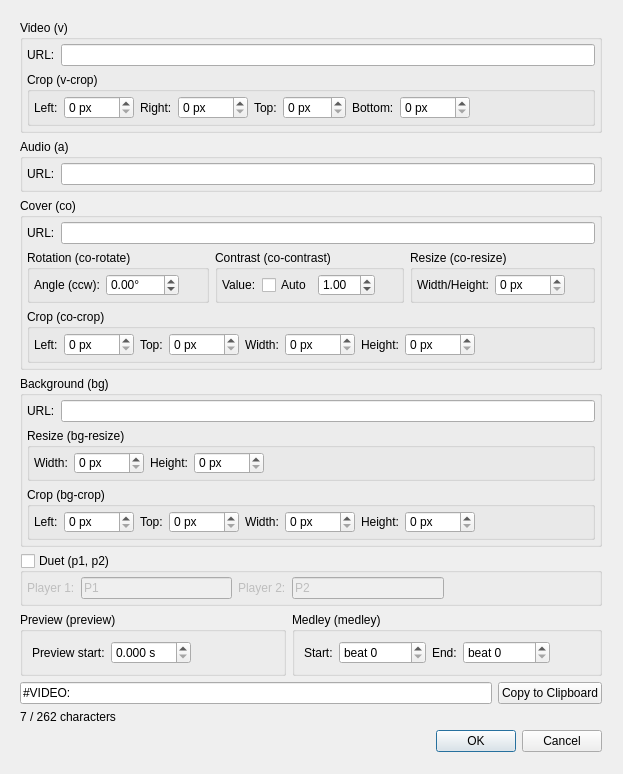
<?xml version="1.0" encoding="UTF-8"?>
<ui version="4.0">
 <class>Dialog</class>
 <widget class="QDialog" name="Dialog">
  <property name="geometry">
   <rect>
    <x>0</x>
    <y>0</y>
    <width>623</width>
    <height>774</height>
   </rect>
  </property>
  <property name="sizePolicy">
   <sizepolicy hsizetype="Preferred" vsizetype="Preferred">
    <horstretch>0</horstretch>
    <verstretch>0</verstretch>
   </sizepolicy>
  </property>
  <property name="minimumSize">
   <size>
    <width>0</width>
    <height>0</height>
   </size>
  </property>
  <property name="windowTitle">
   <string>Meta Tags</string>
  </property>
  <layout class="QVBoxLayout" name="verticalLayout">
   <item>
    <widget class="QScrollArea" name="scrollArea">
     <property name="sizePolicy">
      <sizepolicy hsizetype="Minimum" vsizetype="Minimum">
       <horstretch>0</horstretch>
       <verstretch>0</verstretch>
      </sizepolicy>
     </property>
     <property name="frameShape">
      <enum>QFrame::NoFrame</enum>
     </property>
     <property name="frameShadow">
      <enum>QFrame::Plain</enum>
     </property>
     <property name="lineWidth">
      <number>0</number>
     </property>
     <property name="horizontalScrollBarPolicy">
      <enum>Qt::ScrollBarAlwaysOff</enum>
     </property>
     <property name="widgetResizable">
      <bool>false</bool>
     </property>
     <widget class="QWidget" name="scrollAreaWidgetContents">
      <property name="geometry">
       <rect>
        <x>0</x>
        <y>0</y>
        <width>600</width>
        <height>750</height>
       </rect>
      </property>
      <property name="sizePolicy">
       <sizepolicy hsizetype="Minimum" vsizetype="Minimum">
        <horstretch>0</horstretch>
        <verstretch>0</verstretch>
       </sizepolicy>
      </property>
      <layout class="QVBoxLayout" name="verticalLayout_2">
       <property name="sizeConstraint">
        <enum>QLayout::SetNoConstraint</enum>
       </property>
       <item>
        <widget class="QGroupBox" name="groupBox">
         <property name="title">
          <string>Video (v)</string>
         </property>
         <layout class="QVBoxLayout" name="verticalLayout_4">
          <property name="leftMargin">
           <number>4</number>
          </property>
          <property name="topMargin">
           <number>4</number>
          </property>
          <property name="rightMargin">
           <number>4</number>
          </property>
          <property name="bottomMargin">
           <number>4</number>
          </property>
          <item>
           <layout class="QHBoxLayout" name="horizontalLayout_12">
            <item>
             <widget class="QLabel" name="label">
              <property name="text">
               <string>URL:</string>
              </property>
             </widget>
            </item>
            <item>
             <widget class="QLineEdit" name="video_url"/>
            </item>
           </layout>
          </item>
          <item>
           <widget class="QGroupBox" name="groupBox_2">
            <property name="title">
             <string>Crop (v-crop)</string>
            </property>
            <layout class="QHBoxLayout" name="horizontalLayout">
             <property name="leftMargin">
              <number>4</number>
             </property>
             <property name="topMargin">
              <number>4</number>
             </property>
             <property name="rightMargin">
              <number>4</number>
             </property>
             <property name="bottomMargin">
              <number>4</number>
             </property>
             <item>
              <widget class="QLabel" name="label_2">
               <property name="sizePolicy">
                <sizepolicy hsizetype="Minimum" vsizetype="Minimum">
                 <horstretch>0</horstretch>
                 <verstretch>0</verstretch>
                </sizepolicy>
               </property>
               <property name="text">
                <string>Left:</string>
               </property>
              </widget>
             </item>
             <item>
              <widget class="QSpinBox" name="video_crop_left">
               <property name="suffix">
                <string> px</string>
               </property>
               <property name="maximum">
                <number>9999</number>
               </property>
              </widget>
             </item>
             <item>
              <widget class="QLabel" name="label_3">
               <property name="text">
                <string>Right:</string>
               </property>
              </widget>
             </item>
             <item>
              <widget class="QSpinBox" name="video_crop_right">
               <property name="suffix">
                <string> px</string>
               </property>
               <property name="maximum">
                <number>9999</number>
               </property>
              </widget>
             </item>
             <item>
              <widget class="QLabel" name="label_4">
               <property name="text">
                <string>Top:</string>
               </property>
              </widget>
             </item>
             <item>
              <widget class="QSpinBox" name="video_crop_top">
               <property name="suffix">
                <string> px</string>
               </property>
               <property name="maximum">
                <number>999</number>
               </property>
              </widget>
             </item>
             <item>
              <widget class="QLabel" name="label_5">
               <property name="text">
                <string>Bottom:</string>
               </property>
              </widget>
             </item>
             <item>
              <widget class="QSpinBox" name="video_crop_bottom">
               <property name="suffix">
                <string> px</string>
               </property>
               <property name="maximum">
                <number>9999</number>
               </property>
              </widget>
             </item>
             <item>
              <spacer name="horizontalSpacer">
               <property name="orientation">
                <enum>Qt::Horizontal</enum>
               </property>
               <property name="sizeHint" stdset="0">
                <size>
                 <width>391</width>
                 <height>20</height>
                </size>
               </property>
              </spacer>
             </item>
            </layout>
           </widget>
          </item>
         </layout>
        </widget>
       </item>
       <item>
        <widget class="QGroupBox" name="groupBox_4">
         <property name="title">
          <string>Audio (a)</string>
         </property>
         <layout class="QVBoxLayout" name="verticalLayout_5">
          <property name="leftMargin">
           <number>4</number>
          </property>
          <property name="topMargin">
           <number>4</number>
          </property>
          <property name="rightMargin">
           <number>4</number>
          </property>
          <property name="bottomMargin">
           <number>4</number>
          </property>
          <item>
           <layout class="QHBoxLayout" name="horizontalLayout_13">
            <item>
             <widget class="QLabel" name="label_8">
              <property name="text">
               <string>URL:</string>
              </property>
             </widget>
            </item>
            <item>
             <widget class="QLineEdit" name="audio_url"/>
            </item>
           </layout>
          </item>
         </layout>
        </widget>
       </item>
       <item>
        <widget class="QGroupBox" name="groupBox_5">
         <property name="title">
          <string>Cover (co)</string>
         </property>
         <layout class="QVBoxLayout" name="verticalLayout_6">
          <property name="spacing">
           <number>6</number>
          </property>
          <property name="leftMargin">
           <number>4</number>
          </property>
          <property name="topMargin">
           <number>4</number>
          </property>
          <property name="rightMargin">
           <number>4</number>
          </property>
          <property name="bottomMargin">
           <number>4</number>
          </property>
          <item>
           <layout class="QHBoxLayout" name="horizontalLayout_14">
            <item>
             <widget class="QLabel" name="label_10">
              <property name="text">
               <string>URL:</string>
              </property>
             </widget>
            </item>
            <item>
             <widget class="QLineEdit" name="cover_url"/>
            </item>
           </layout>
          </item>
          <item>
           <layout class="QHBoxLayout" name="horizontalLayout_20">
            <property name="bottomMargin">
             <number>0</number>
            </property>
            <item>
             <widget class="QGroupBox" name="groupBox_12">
              <property name="title">
               <string>Rotation (co-rotate)</string>
              </property>
              <layout class="QHBoxLayout" name="horizontalLayout_15">
               <property name="leftMargin">
                <number>4</number>
               </property>
               <property name="topMargin">
                <number>4</number>
               </property>
               <property name="rightMargin">
                <number>4</number>
               </property>
               <property name="bottomMargin">
                <number>4</number>
               </property>
               <item>
                <widget class="QLabel" name="label_16">
                 <property name="text">
                  <string>Angle (ccw):</string>
                 </property>
                </widget>
               </item>
               <item>
                <widget class="QDoubleSpinBox" name="cover_rotation">
                 <property name="suffix">
                  <string>°</string>
                 </property>
                 <property name="minimum">
                  <double>-360.000000000000000</double>
                 </property>
                 <property name="maximum">
                  <double>360.000000000000000</double>
                 </property>
                 <property name="singleStep">
                  <double>0.100000000000000</double>
                 </property>
                </widget>
               </item>
               <item>
                <spacer name="horizontalSpacer_10">
                 <property name="orientation">
                  <enum>Qt::Horizontal</enum>
                 </property>
                 <property name="sizeHint" stdset="0">
                  <size>
                   <width>40</width>
                   <height>20</height>
                  </size>
                 </property>
                </spacer>
               </item>
              </layout>
             </widget>
            </item>
            <item>
             <widget class="QGroupBox" name="groupBox_14">
              <property name="title">
               <string>Contrast (co-contrast)</string>
              </property>
              <layout class="QHBoxLayout" name="horizontalLayout_19">
               <property name="leftMargin">
                <number>4</number>
               </property>
               <property name="topMargin">
                <number>4</number>
               </property>
               <property name="rightMargin">
                <number>4</number>
               </property>
               <property name="bottomMargin">
                <number>4</number>
               </property>
               <item>
                <widget class="QLabel" name="label_17">
                 <property name="text">
                  <string>Value:</string>
                 </property>
                </widget>
               </item>
               <item>
                <layout class="QHBoxLayout" name="horizontalLayout_3">
                 <item>
                  <widget class="QCheckBox" name="cover_contrast_auto">
                   <property name="text">
                    <string>Auto</string>
                   </property>
                  </widget>
                 </item>
                 <item>
                  <widget class="QDoubleSpinBox" name="cover_contrast">
                   <property name="singleStep">
                    <double>0.100000000000000</double>
                   </property>
                   <property name="value">
                    <double>1.000000000000000</double>
                   </property>
                  </widget>
                 </item>
                </layout>
               </item>
               <item>
                <spacer name="horizontalSpacer_12">
                 <property name="orientation">
                  <enum>Qt::Horizontal</enum>
                 </property>
                 <property name="sizeHint" stdset="0">
                  <size>
                   <width>40</width>
                   <height>20</height>
                  </size>
                 </property>
                </spacer>
               </item>
              </layout>
             </widget>
            </item>
            <item>
             <widget class="QGroupBox" name="groupBox_13">
              <property name="title">
               <string>Resize (co-resize)</string>
              </property>
              <layout class="QHBoxLayout" name="horizontalLayout_16">
               <property name="leftMargin">
                <number>4</number>
               </property>
               <property name="topMargin">
                <number>4</number>
               </property>
               <property name="rightMargin">
                <number>4</number>
               </property>
               <property name="bottomMargin">
                <number>4</number>
               </property>
               <item>
                <widget class="QLabel" name="label_18">
                 <property name="text">
                  <string>Width/Height:</string>
                 </property>
                </widget>
               </item>
               <item>
                <widget class="QSpinBox" name="cover_resize">
                 <property name="suffix">
                  <string> px</string>
                 </property>
                 <property name="minimum">
                  <number>0</number>
                 </property>
                 <property name="maximum">
                  <number>1920</number>
                 </property>
                 <property name="value">
                  <number>0</number>
                 </property>
                </widget>
               </item>
               <item>
                <spacer name="horizontalSpacer_11">
                 <property name="orientation">
                  <enum>Qt::Horizontal</enum>
                 </property>
                 <property name="sizeHint" stdset="0">
                  <size>
                   <width>40</width>
                   <height>20</height>
                  </size>
                 </property>
                </spacer>
               </item>
              </layout>
             </widget>
            </item>
           </layout>
          </item>
          <item>
           <widget class="QGroupBox" name="groupBox_6">
            <property name="title">
             <string>Crop (co-crop)</string>
            </property>
            <layout class="QHBoxLayout" name="horizontalLayout_2">
             <property name="leftMargin">
              <number>4</number>
             </property>
             <property name="topMargin">
              <number>4</number>
             </property>
             <property name="rightMargin">
              <number>4</number>
             </property>
             <property name="bottomMargin">
              <number>4</number>
             </property>
             <item>
              <widget class="QLabel" name="label_11">
               <property name="sizePolicy">
                <sizepolicy hsizetype="Minimum" vsizetype="Minimum">
                 <horstretch>0</horstretch>
                 <verstretch>0</verstretch>
                </sizepolicy>
               </property>
               <property name="text">
                <string>Left:</string>
               </property>
              </widget>
             </item>
             <item>
              <widget class="QSpinBox" name="cover_crop_left">
               <property name="suffix">
                <string> px</string>
               </property>
               <property name="maximum">
                <number>9999</number>
               </property>
              </widget>
             </item>
             <item>
              <widget class="QLabel" name="label_12">
               <property name="text">
                <string>Top:</string>
               </property>
              </widget>
             </item>
             <item>
              <widget class="QSpinBox" name="cover_crop_top">
               <property name="suffix">
                <string> px</string>
               </property>
               <property name="maximum">
                <number>9999</number>
               </property>
              </widget>
             </item>
             <item>
              <widget class="QLabel" name="label_13">
               <property name="text">
                <string>Width:</string>
               </property>
              </widget>
             </item>
             <item>
              <widget class="QSpinBox" name="cover_crop_width">
               <property name="suffix">
                <string> px</string>
               </property>
               <property name="maximum">
                <number>9999</number>
               </property>
              </widget>
             </item>
             <item>
              <widget class="QLabel" name="label_14">
               <property name="text">
                <string>Height:</string>
               </property>
              </widget>
             </item>
             <item>
              <widget class="QSpinBox" name="cover_crop_height">
               <property name="suffix">
                <string> px</string>
               </property>
               <property name="maximum">
                <number>9999</number>
               </property>
              </widget>
             </item>
             <item>
              <spacer name="horizontalSpacer_4">
               <property name="orientation">
                <enum>Qt::Horizontal</enum>
               </property>
               <property name="sizeHint" stdset="0">
                <size>
                 <width>0</width>
                 <height>20</height>
                </size>
               </property>
              </spacer>
             </item>
            </layout>
           </widget>
          </item>
         </layout>
        </widget>
       </item>
       <item>
        <widget class="QGroupBox" name="groupBox_9">
         <property name="title">
          <string>Background (bg)</string>
         </property>
         <layout class="QVBoxLayout" name="verticalLayout_7">
          <property name="leftMargin">
           <number>4</number>
          </property>
          <property name="topMargin">
           <number>4</number>
          </property>
          <property name="rightMargin">
           <number>4</number>
          </property>
          <property name="bottomMargin">
           <number>4</number>
          </property>
          <item>
           <layout class="QHBoxLayout" name="horizontalLayout_17">
            <item>
             <widget class="QLabel" name="label_21">
              <property name="text">
               <string>URL:</string>
              </property>
             </widget>
            </item>
            <item>
             <widget class="QLineEdit" name="background_url"/>
            </item>
           </layout>
          </item>
          <item>
           <widget class="QGroupBox" name="groupBox_11">
            <property name="title">
             <string>Resize (bg-resize)</string>
            </property>
            <layout class="QHBoxLayout" name="horizontalLayout_9">
             <property name="leftMargin">
              <number>4</number>
             </property>
             <property name="topMargin">
              <number>4</number>
             </property>
             <property name="rightMargin">
              <number>4</number>
             </property>
             <property name="bottomMargin">
              <number>4</number>
             </property>
             <item>
              <widget class="QLabel" name="label_23">
               <property name="text">
                <string>Width:</string>
               </property>
              </widget>
             </item>
             <item>
              <widget class="QSpinBox" name="background_resize_width">
               <property name="suffix">
                <string> px</string>
               </property>
               <property name="maximum">
                <number>9999</number>
               </property>
              </widget>
             </item>
             <item>
              <widget class="QLabel" name="label_22">
               <property name="text">
                <string>Height:</string>
               </property>
              </widget>
             </item>
             <item>
              <widget class="QSpinBox" name="background_resize_height">
               <property name="suffix">
                <string> px</string>
               </property>
               <property name="maximum">
                <number>9999</number>
               </property>
              </widget>
             </item>
             <item>
              <spacer name="horizontalSpacer_9">
               <property name="orientation">
                <enum>Qt::Horizontal</enum>
               </property>
               <property name="sizeHint" stdset="0">
                <size>
                 <width>40</width>
                 <height>20</height>
                </size>
               </property>
              </spacer>
             </item>
            </layout>
           </widget>
          </item>
          <item>
           <widget class="QGroupBox" name="groupBox_10">
            <property name="title">
             <string>Crop (bg-crop)</string>
            </property>
            <layout class="QHBoxLayout" name="horizontalLayout_4">
             <property name="leftMargin">
              <number>4</number>
             </property>
             <property name="topMargin">
              <number>4</number>
             </property>
             <property name="rightMargin">
              <number>4</number>
             </property>
             <property name="bottomMargin">
              <number>4</number>
             </property>
             <item>
              <widget class="QLabel" name="label_25">
               <property name="sizePolicy">
                <sizepolicy hsizetype="Minimum" vsizetype="Minimum">
                 <horstretch>0</horstretch>
                 <verstretch>0</verstretch>
                </sizepolicy>
               </property>
               <property name="text">
                <string>Left:</string>
               </property>
              </widget>
             </item>
             <item>
              <widget class="QSpinBox" name="background_crop_left">
               <property name="suffix">
                <string> px</string>
               </property>
               <property name="maximum">
                <number>9999</number>
               </property>
              </widget>
             </item>
             <item>
              <widget class="QLabel" name="label_26">
               <property name="text">
                <string>Top:</string>
               </property>
              </widget>
             </item>
             <item>
              <widget class="QSpinBox" name="background_crop_top">
               <property name="suffix">
                <string> px</string>
               </property>
               <property name="maximum">
                <number>9999</number>
               </property>
              </widget>
             </item>
             <item>
              <widget class="QLabel" name="label_27">
               <property name="text">
                <string>Width:</string>
               </property>
              </widget>
             </item>
             <item>
              <widget class="QSpinBox" name="background_crop_width">
               <property name="suffix">
                <string> px</string>
               </property>
               <property name="maximum">
                <number>9999</number>
               </property>
              </widget>
             </item>
             <item>
              <widget class="QLabel" name="label_28">
               <property name="text">
                <string>Height:</string>
               </property>
              </widget>
             </item>
             <item>
              <widget class="QSpinBox" name="background_crop_height">
               <property name="suffix">
                <string> px</string>
               </property>
               <property name="maximum">
                <number>9999</number>
               </property>
              </widget>
             </item>
             <item>
              <spacer name="horizontalSpacer_8">
               <property name="orientation">
                <enum>Qt::Horizontal</enum>
               </property>
               <property name="sizeHint" stdset="0">
                <size>
                 <width>385</width>
                 <height>20</height>
                </size>
               </property>
              </spacer>
             </item>
            </layout>
           </widget>
          </item>
         </layout>
        </widget>
       </item>
       <item>
        <widget class="QGroupBox" name="duet">
         <property name="sizePolicy">
          <sizepolicy hsizetype="Minimum" vsizetype="Minimum">
           <horstretch>0</horstretch>
           <verstretch>0</verstretch>
          </sizepolicy>
         </property>
         <property name="title">
          <string>Duet (p1, p2)</string>
         </property>
         <property name="checkable">
          <bool>true</bool>
         </property>
         <property name="checked">
          <bool>false</bool>
         </property>
         <layout class="QHBoxLayout" name="horizontalLayout_6">
          <property name="leftMargin">
           <number>4</number>
          </property>
          <property name="topMargin">
           <number>4</number>
          </property>
          <property name="rightMargin">
           <number>4</number>
          </property>
          <property name="bottomMargin">
           <number>4</number>
          </property>
          <item>
           <widget class="QLabel" name="label_15">
            <property name="sizePolicy">
             <sizepolicy hsizetype="Minimum" vsizetype="Minimum">
              <horstretch>0</horstretch>
              <verstretch>0</verstretch>
             </sizepolicy>
            </property>
            <property name="maximumSize">
             <size>
              <width>16777215</width>
              <height>26</height>
             </size>
            </property>
            <property name="text">
             <string>Player 1:</string>
            </property>
           </widget>
          </item>
          <item>
           <widget class="QLineEdit" name="duet_p1">
            <property name="text">
             <string>P1</string>
            </property>
           </widget>
          </item>
          <item>
           <widget class="QLabel" name="label_9">
            <property name="sizePolicy">
             <sizepolicy hsizetype="Minimum" vsizetype="Minimum">
              <horstretch>0</horstretch>
              <verstretch>0</verstretch>
             </sizepolicy>
            </property>
            <property name="maximumSize">
             <size>
              <width>16777215</width>
              <height>26</height>
             </size>
            </property>
            <property name="text">
             <string>Player 2:</string>
            </property>
           </widget>
          </item>
          <item>
           <widget class="QLineEdit" name="duet_p2">
            <property name="text">
             <string>P2</string>
            </property>
           </widget>
          </item>
          <item>
           <spacer name="horizontalSpacer_3">
            <property name="orientation">
             <enum>Qt::Horizontal</enum>
            </property>
            <property name="sizeHint" stdset="0">
             <size>
              <width>40</width>
              <height>20</height>
             </size>
            </property>
           </spacer>
          </item>
         </layout>
        </widget>
       </item>
       <item>
        <layout class="QHBoxLayout" name="horizontalLayout_8">
         <item>
          <widget class="QGroupBox" name="groupBox_3">
           <property name="title">
            <string>Preview (preview)</string>
           </property>
           <layout class="QHBoxLayout" name="horizontalLayout_7">
            <item>
             <widget class="QLabel" name="label_6">
              <property name="text">
               <string>Preview start:</string>
              </property>
             </widget>
            </item>
            <item>
             <widget class="QDoubleSpinBox" name="preview_start">
              <property name="prefix">
               <string/>
              </property>
              <property name="suffix">
               <string> s</string>
              </property>
              <property name="decimals">
               <number>3</number>
              </property>
              <property name="maximum">
               <double>999.990000000000009</double>
              </property>
             </widget>
            </item>
            <item>
             <spacer name="horizontalSpacer_2">
              <property name="orientation">
               <enum>Qt::Horizontal</enum>
              </property>
              <property name="sizeHint" stdset="0">
               <size>
                <width>40</width>
                <height>20</height>
               </size>
              </property>
             </spacer>
            </item>
           </layout>
          </widget>
         </item>
         <item>
          <widget class="QGroupBox" name="groupBox_7">
           <property name="title">
            <string>Medley (medley)</string>
           </property>
           <layout class="QHBoxLayout" name="horizontalLayout_11">
            <item>
             <widget class="QLabel" name="label_7">
              <property name="text">
               <string>Start:</string>
              </property>
             </widget>
            </item>
            <item>
             <widget class="QSpinBox" name="medley_start">
              <property name="suffix">
               <string/>
              </property>
              <property name="prefix">
               <string>beat </string>
              </property>
              <property name="maximum">
               <number>99999</number>
              </property>
             </widget>
            </item>
            <item>
             <widget class="QLabel" name="label_19">
              <property name="text">
               <string>End:</string>
              </property>
             </widget>
            </item>
            <item>
             <widget class="QSpinBox" name="medley_end">
              <property name="prefix">
               <string>beat </string>
              </property>
              <property name="maximum">
               <number>99999</number>
              </property>
             </widget>
            </item>
            <item>
             <spacer name="horizontalSpacer_5">
              <property name="orientation">
               <enum>Qt::Horizontal</enum>
              </property>
              <property name="sizeHint" stdset="0">
               <size>
                <width>40</width>
                <height>20</height>
               </size>
              </property>
             </spacer>
            </item>
           </layout>
          </widget>
         </item>
        </layout>
       </item>
       <item>
        <spacer name="verticalSpacer">
         <property name="orientation">
          <enum>Qt::Vertical</enum>
         </property>
         <property name="sizeType">
          <enum>QSizePolicy::Expanding</enum>
         </property>
         <property name="sizeHint" stdset="0">
          <size>
           <width>20</width>
           <height>40</height>
          </size>
         </property>
        </spacer>
       </item>
       <item>
        <layout class="QHBoxLayout" name="horizontalLayout_5">
         <item>
          <widget class="QLineEdit" name="output">
           <property name="text">
            <string>#VIDEO:</string>
           </property>
           <property name="readOnly">
            <bool>true</bool>
           </property>
          </widget>
         </item>
         <item>
          <widget class="QPushButton" name="button_copy_to_clipboard">
           <property name="text">
            <string>Copy to Clipboard</string>
           </property>
          </widget>
         </item>
        </layout>
       </item>
       <item>
        <layout class="QHBoxLayout" name="horizontalLayout_10">
         <item>
          <widget class="QLabel" name="char_count">
           <property name="enabled">
            <bool>true</bool>
           </property>
           <property name="sizePolicy">
            <sizepolicy hsizetype="Minimum" vsizetype="Minimum">
             <horstretch>0</horstretch>
             <verstretch>0</verstretch>
            </sizepolicy>
           </property>
           <property name="text">
            <string>7 / 262 characters</string>
           </property>
          </widget>
         </item>
        </layout>
       </item>
       <item>
        <widget class="QDialogButtonBox" name="buttonBox">
         <property name="orientation">
          <enum>Qt::Horizontal</enum>
         </property>
         <property name="standardButtons">
          <set>QDialogButtonBox::Cancel|QDialogButtonBox::Ok</set>
         </property>
        </widget>
       </item>
      </layout>
     </widget>
    </widget>
   </item>
  </layout>
 </widget>
 <resources/>
 <connections>
  <connection>
   <sender>buttonBox</sender>
   <signal>accepted()</signal>
   <receiver>Dialog</receiver>
   <slot>accept()</slot>
   <hints>
    <hint type="sourcelabel">
     <x>248</x>
     <y>254</y>
    </hint>
    <hint type="destinationlabel">
     <x>157</x>
     <y>274</y>
    </hint>
   </hints>
  </connection>
  <connection>
   <sender>buttonBox</sender>
   <signal>rejected()</signal>
   <receiver>Dialog</receiver>
   <slot>reject()</slot>
   <hints>
    <hint type="sourcelabel">
     <x>316</x>
     <y>260</y>
    </hint>
    <hint type="destinationlabel">
     <x>286</x>
     <y>274</y>
    </hint>
   </hints>
  </connection>
 </connections>
</ui>
